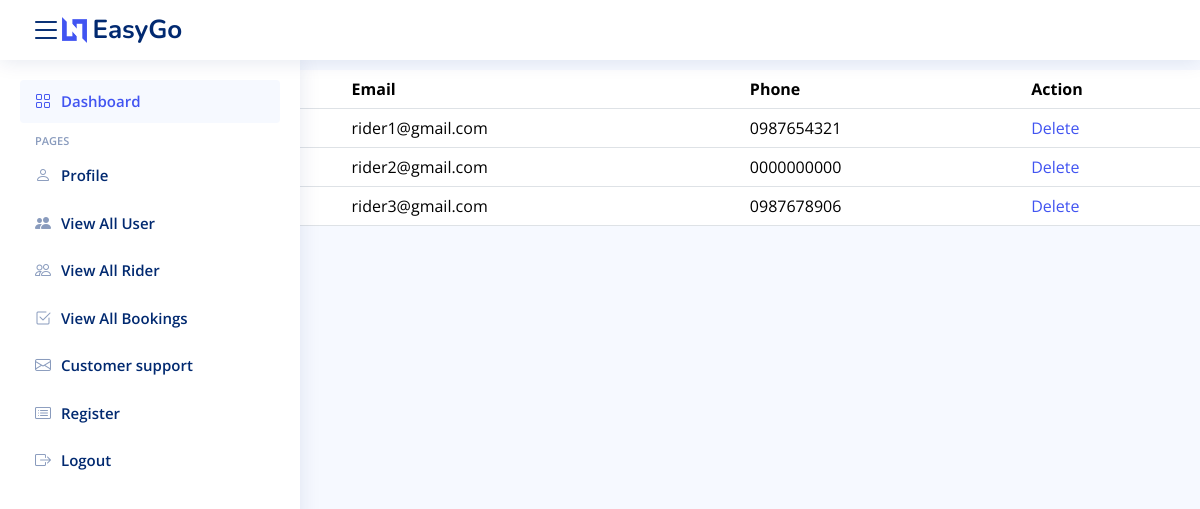
Page /Taxisystem/admin/allrider.php on the committed database.
### tables this page shows
CREATE TABLE `users` (
  `UserID` int(11) NOT NULL,
  `Username` varchar(255) DEFAULT NULL,
  `Password` varchar(255) DEFAULT NULL,
  `Email` varchar(255) DEFAULT NULL,
  `Phone` varchar(15) DEFAULT NULL,
  `UserType` varchar(20) DEFAULT NULL
);

### Taxisystem/admin/allrider.php (the view, shortened to what this page needs)
<?php
include("./adminheader.php");
include("./sidebar.php");
include("../db/connection.php");
$sql = "SELECT * FROM users WHERE UserType = 'rider'";
$result = mysqli_query($conn,$sql);
if ($result->num_rows > 0) {
    echo '<table class="table">';
    echo '<thead>';
    echo '<tr>';
    echo '<th>ID</th>';
    echo '<th>Username</th>';
    echo '<th>Email</th>';
    echo '<th>Phone</th>';
    echo '<th>Action</th>';
    echo '</tr>';
    echo '</thead>';
    echo '<tbody>';
    while ($row = $result->fetch_assoc()) {
        echo '<tr>';
        echo '<td>' . $row['UserID'] . '</td>';
        echo '<td>' . $row['Username'] . '</td>';
        echo '<td>' . $row['Email'] . '</td>';
        echo '<td>' . $row['Phone'] . '</td>';
        echo '<td><a href="?delete=' . $row['UserID'] . '">Delete</a></td>';
        echo '</tr>';
    }
    echo '</tbody>';
    echo '</table>';
} else {
    echo 'No users found.';
}
?>

### Taxisystem/admin/assets/css/style.css (style rules this page uses)
a { color: #4154f1; text-decoration: none; }

### rows in the picture
users: Email "rider1@gmail.com", Phone "0987654321"
users: Email "rider2@gmail.com", Phone "0000000000"
users: Email "rider3@gmail.com", Phone "0987678906"
